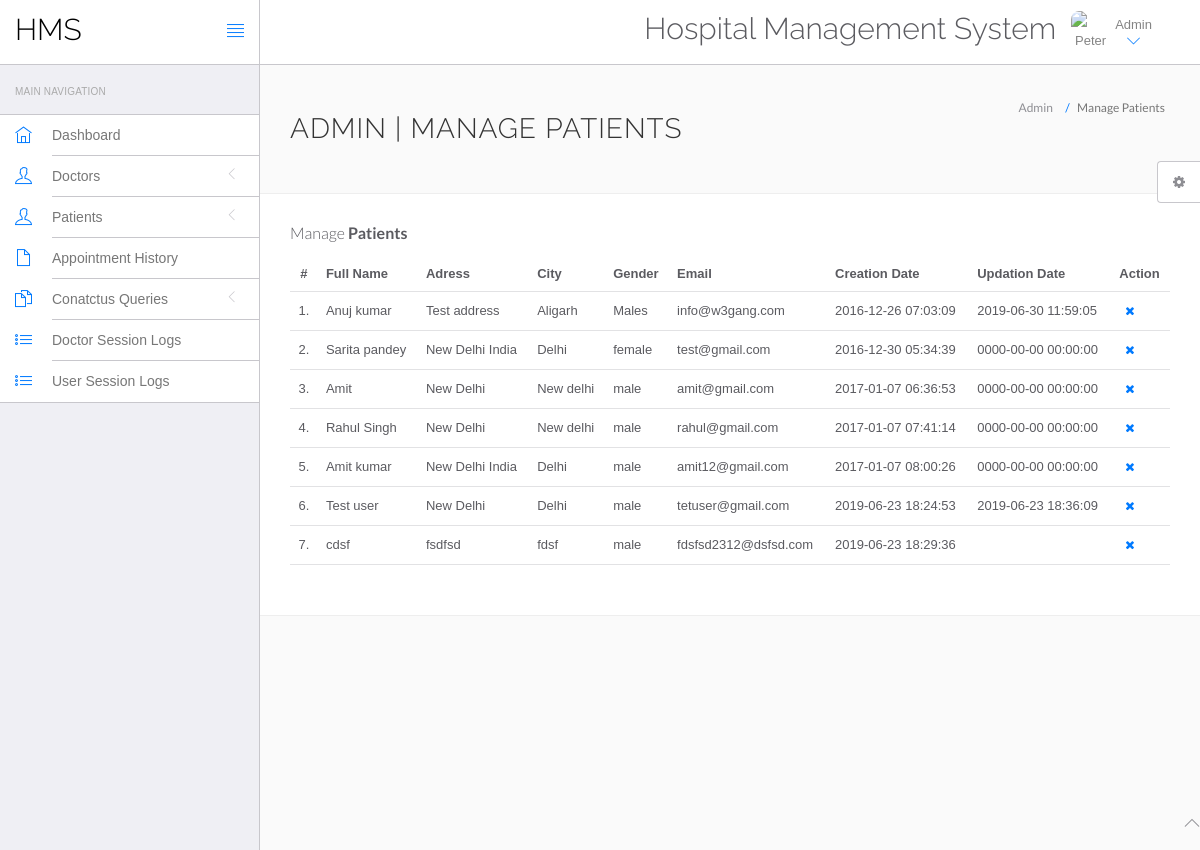
/hms/admin/manage-users.php (signed in), run on the app's committed database.
### tables this page shows
CREATE TABLE `users` (
  `id` int(11) NOT NULL,
  `fullName` varchar(255) DEFAULT NULL,
  `address` longtext DEFAULT NULL,
  `city` varchar(255) DEFAULT NULL,
  `gender` varchar(255) DEFAULT NULL,
  `email` varchar(255) DEFAULT NULL,
  `password` varchar(255) DEFAULT NULL,
  `regDate` timestamp NULL DEFAULT current_timestamp(),
  `updationDate` timestamp NULL DEFAULT NULL ON UPDATE current_timestamp()
);

### hms/admin/manage-users.php (the view, shortened to what this page needs)
<?php
include('include/config.php');
?>
<!DOCTYPE html>
<html lang="en">
	<head>
		<link rel="stylesheet" href="vendor/bootstrap/css/bootstrap.min.css">
		<link rel="stylesheet" href="vendor/fontawesome/css/font-awesome.min.css">
		<link rel="stylesheet" href="vendor/themify-icons/themify-icons.min.css">
		<link href="vendor/animate.css/animate.min.css" rel="stylesheet" media="screen">
		<link href="vendor/perfect-scrollbar/perfect-scrollbar.min.css" rel="stylesheet" media="screen">
		<link href="vendor/switchery/switchery.min.css" rel="stylesheet" media="screen">
		<link href="vendor/bootstrap-touchspin/jquery.bootstrap-touchspin.min.css" rel="stylesheet" media="screen">
		<link href="vendor/select2/select2.min.css" rel="stylesheet" media="screen">
		<link href="vendor/bootstrap-datepicker/bootstrap-datepicker3.standalone.min.css" rel="stylesheet" media="screen">
		<link href="vendor/bootstrap-timepicker/bootstrap-timepicker.min.css" rel="stylesheet" media="screen">
		<link rel="stylesheet" href="assets/css/styles.css">
		<link rel="stylesheet" href="assets/css/plugins.css">
		<link rel="stylesheet" href="assets/css/themes/theme-1.css" id="skin_color" />
	</head>
	<body>
		<div id="app">
<?php include('include/sidebar.php');?>
			<div class="app-content">
						<?php include('include/header.php');?>
				<div class="main-content" >
					<div class="wrap-content container" id="container">
						<section id="page-title">
							<div class="row">
								<div class="col-sm-8">
									<h1 class="mainTitle">Admin | Manage Patients</h1>
																	</div>
								<ol class="breadcrumb">
									<li>
										<span>Admin</span>
									</li>
									<li class="active">
										<span>Manage Patients</span>
									</li>
								</ol>
							</div>
						</section>
						<div class="container-fluid container-fullw bg-white">
									<div class="row">
								<div class="col-md-12">
									<h5 class="over-title margin-bottom-15">Manage <span class="text-bold">Patients</span></h5>
									<table class="table table-hover" id="sample-table-1">
										<thead>
											<tr>
												<th class="center">#</th>
												<th>Full Name</th>
												<th class="hidden-xs">Adress</th>
												<th>City</th>
												<th>Gender </th>
												<th>Email </th>
												<th>Creation Date </th>
												<th>Updation Date </th>
												<th>Action</th>
											</tr>
										</thead>
										<tbody>
<?php
$sql=mysqli_query($con,"select * from users");
$cnt=1;
while($row=mysqli_fetch_array($sql))
{
?>
											<tr>
												<td class="center"><?php echo $cnt;?>.</td>
												<td class="hidden-xs"><?php echo $row['fullName'];?></td>
												<td><?php echo $row['address'];?></td>
												<td><?php echo $row['city'];?>
												</td>
												<td><?php echo $row['gender'];?></td>
												<td><?php echo $row['email'];?></td>
												<td><?php echo $row['regDate'];?></td>
												<td><?php echo $row['updationDate'];?>
												</td>
												<td >
												<div class="visible-md visible-lg hidden-sm hidden-xs">
	<a href="manage-users.php?id=<?php echo $row['id']?>&del=delete" onClick="return confirm('Are you sure you want to delete?')"class="btn btn-transparent btn-xs tooltips" tooltip-placement="top" tooltip="Remove"><i class="fa fa-times fa fa-white"></i></a>
												</div>
												</td>
											</tr>
											<?php
$cnt=$cnt+1;
											 }?>
										</tbody>
									</table>
								</div>
							</div>
								</div>
							</div>
						</div>
					</div>
				</div>
	<?php include('include/footer.php');?>
	<?php include('include/setting.php');?>
	</body>
</html>

### hms/admin/assets/css/themes/theme-1.css (style rules this page uses)
body { background: #FAFAFA; }

### data on the page
users: fullName "Anuj kumar", address "Test address", city "Aligarh", gender "Males", email "info@w3gang.com", regDate "2016-12-26 07:03:09", updationDate "2019-06-30 11:59:05"
users: fullName "Sarita pandey", address "New Delhi India", city "Delhi", gender "female", email "test@gmail.com", regDate "2016-12-30 05:34:39", updationDate "0000-00-00 00:00:00"
users: fullName "Amit", address "New Delhi", city "New delhi", gender "male", email "amit@gmail.com", regDate "2017-01-07 06:36:53", updationDate "0000-00-00 00:00:00"
users: fullName "Rahul Singh", address "New Delhi", city "New delhi", gender "male", email "rahul@gmail.com", regDate "2017-01-07 07:41:14", updationDate "0000-00-00 00:00:00"
users: fullName "Amit kumar", address "New Delhi India", city "Delhi", gender "male", email "amit12@gmail.com", regDate "2017-01-07 08:00:26", updationDate "0000-00-00 00:00:00"
users: fullName "Test user", address "New Delhi", city "Delhi", gender "male", email "tetuser@gmail.com", regDate "2019-06-23 18:24:53", updationDate "2019-06-23 18:36:09"
users: fullName "cdsf", address "fsdfsd", city "fdsf", gender "male", email "fdsfsd2312@dsfsd.com", regDate "2019-06-23 18:29:36"
